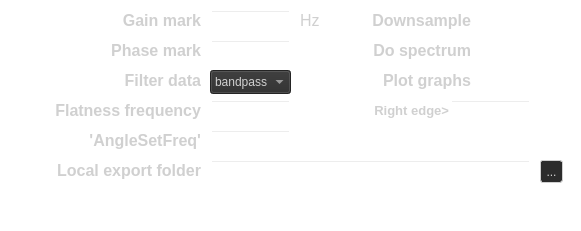
       <widget class="QWidget" name="widget_calib" native="true">
        <property name="enabled">
         <bool>true</bool>
        </property>
        <property name="geometry">
         <rect>
          <x>-10</x>
          <y>180</y>
          <width>581</width>
          <height>231</height>
         </rect>
        </property>
        <property name="styleSheet">
         <string notr="true">background-color: rgba(0, 0, 0,0);</string>
        </property>
        <widget class="QLabel" name="settings_plot_graph_lable">
         <property name="geometry">
          <rect>
           <x>320</x>
           <y>60</y>
           <width>151</width>
           <height>41</height>
          </rect>
         </property>
         <property name="font">
          <font>
           <pointsize>12</pointsize>
           <bold>true</bold>
          </font>
         </property>
         <property name="layoutDirection">
          <enum>Qt::LeftToRight</enum>
         </property>
         <property name="styleSheet">
          <string notr="true">color: rgb(208, 208, 208);</string>
         </property>
         <property name="text">
          <string>Plot graphs</string>
         </property>
         <property name="alignment">
          <set>Qt::AlignRight|Qt::AlignTrailing|Qt::AlignVCenter</set>
         </property>
        </widget>
        <widget class="QLabel" name="settings_do_specrtum_label">
         <property name="geometry">
          <rect>
           <x>350</x>
           <y>30</y>
           <width>121</width>
           <height>41</height>
          </rect>
         </property>
         <property name="font">
          <font>
           <pointsize>12</pointsize>
           <bold>true</bold>
          </font>
         </property>
         <property name="layoutDirection">
          <enum>Qt::LeftToRight</enum>
         </property>
         <property name="styleSheet">
          <string notr="true">color: rgb(208, 208, 208);</string>
         </property>
         <property name="text">
          <string>Do spectrum</string>
         </property>
         <property name="alignment">
          <set>Qt::AlignRight|Qt::AlignTrailing|Qt::AlignVCenter</set>
         </property>
        </widget>
        <widget class="QComboBox" name="calib_filter_data_comboBox">
         <property name="enabled">
          <bool>false</bool>
         </property>
         <property name="geometry">
          <rect>
           <x>210</x>
           <y>70</y>
           <width>81</width>
           <height>24</height>
          </rect>
         </property>
         <property name="styleSheet">
          <string notr="true">color: rgb(208, 208, 208);
border-color: rgb(208, 208, 208);
background-color: rgb(44, 44, 44);</string>
         </property>
         <item>
          <property name="text">
           <string>bandpass</string>
          </property>
         </item>
         <item>
          <property name="text">
           <string>highpass</string>
          </property>
         </item>
         <item>
          <property name="text">
           <string>lowpass</string>
          </property>
         </item>
         <item>
          <property name="text">
           <string>none</string>
          </property>
         </item>
        </widget>
        <widget class="QCheckBox" name="calib_plot_graphs_check">
         <property name="enabled">
          <bool>false</bool>
         </property>
         <property name="geometry">
          <rect>
           <x>480</x>
           <y>70</y>
           <width>41</width>
           <height>25</height>
          </rect>
         </property>
         <property name="styleSheet">
          <string notr="true">color: rgb(208, 208, 208);</string>
         </property>
         <property name="text">
          <string/>
         </property>
        </widget>
        <widget class="QLabel" name="settings_gain_mark_label">
         <property name="geometry">
          <rect>
           <x>50</x>
           <y>10</y>
           <width>151</width>
           <height>21</height>
          </rect>
         </property>
         <property name="font">
          <font>
           <pointsize>12</pointsize>
           <bold>true</bold>
          </font>
         </property>
         <property name="layoutDirection">
          <enum>Qt::LeftToRight</enum>
         </property>
         <property name="styleSheet">
          <string notr="true">color: rgb(208, 208, 208);</string>
         </property>
         <property name="text">
          <string>Gain mark</string>
         </property>
         <property name="alignment">
          <set>Qt::AlignRight|Qt::AlignTrailing|Qt::AlignVCenter</set>
         </property>
        </widget>
        <widget class="QLabel" name="settings_filter_data_label">
         <property name="geometry">
          <rect>
           <x>50</x>
           <y>70</y>
           <width>151</width>
           <height>21</height>
          </rect>
         </property>
         <property name="font">
          <font>
           <pointsize>12</pointsize>
           <bold>true</bold>
          </font>
         </property>
         <property name="layoutDirection">
          <enum>Qt::LeftToRight</enum>
         </property>
         <property name="styleSheet">
          <string notr="true">color: rgb(208, 208, 208);</string>
         </property>
         <property name="text">
          <string>Filter data</string>
         </property>
         <property name="alignment">
          <set>Qt::AlignRight|Qt::AlignTrailing|Qt::AlignVCenter</set>
         </property>
        </widget>
        <widget class="QCheckBox" name="calib_do_spectrum_check">
         <property name="enabled">
          <bool>false</bool>
         </property>
         <property name="geometry">
          <rect>
           <x>480</x>
           <y>40</y>
           <width>41</width>
           <height>25</height>
          </rect>
         </property>
         <property name="styleSheet">
          <string notr="true">color: rgb(208, 208, 208);</string>
         </property>
         <property name="text">
          <string/>
         </property>
        </widget>
        <widget class="QLineEdit" name="calib_gain_mark_line">
         <property name="enabled">
          <bool>false</bool>
         </property>
         <property name="geometry">
          <rect>
           <x>210</x>
           <y>10</y>
           <width>81</width>
           <height>24</height>
          </rect>
         </property>
         <property name="styleSheet">
          <string notr="true">color: rgb(208, 208, 208);</string>
         </property>
         <property name="alignment">
          <set>Qt::AlignRight|Qt::AlignTrailing|Qt::AlignVCenter</set>
         </property>
        </widget>
        <widget class="QLabel" name="settings_hz3_label">
         <property name="geometry">
          <rect>
           <x>300</x>
           <y>10</y>
           <width>41</width>
           <height>21</height>
          </rect>
         </property>
         <property name="font">
          <font>
           <pointsize>12</pointsize>
          </font>
         </property>
         <property name="styleSheet">
          <string notr="true">color: rgb(208, 208, 208);</string>
         </property>
         <property name="text">
          <string>Hz</string>
         </property>
        </widget>
        <widget class="QCheckBox" name="calib_downsample_check">
         <property name="enabled">
          <bool>false</bool>
         </property>
         <property name="geometry">
          <rect>
           <x>480</x>
           <y>10</y>
           <width>41</width>
           <height>25</height>
          </rect>
         </property>
         <property name="styleSheet">
          <string notr="true">color: rgb(208, 208, 208);</string>
         </property>
         <property name="text">
          <string/>
         </property>
        </widget>
        <widget class="QLabel" name="setting_downsample_label">
         <property name="geometry">
          <rect>
           <x>350</x>
           <y>10</y>
           <width>121</width>
           <height>21</height>
          </rect>
         </property>
         <property name="font">
          <font>
           <pointsize>12</pointsize>
           <bold>true</bold>
          </font>
         </property>
         <property name="layoutDirection">
          <enum>Qt::LeftToRight</enum>
         </property>
         <property name="styleSheet">
          <string notr="true">color: rgb(208, 208, 208);</string>
         </property>
         <property name="text">
          <string>Downsample</string>
         </property>
         <property name="alignment">
          <set>Qt::AlignRight|Qt::AlignTrailing|Qt::AlignVCenter</set>
         </property>
        </widget>
        <widget class="QLabel" name="settings_calib_flatness_label">
         <property name="geometry">
          <rect>
           <x>10</x>
           <y>90</y>
           <width>191</width>
           <height>41</height>
          </rect>
         </property>
         <property name="font">
          <font>
           <pointsize>12</pointsize>
           <bold>true</bold>
          </font>
         </property>
         <property name="layoutDirection">
          <enum>Qt::LeftToRight</enum>
         </property>
         <property name="styleSheet">
          <string notr="true">color: rgb(208, 208, 208);</string>
         </property>
         <property name="text">
          <string>Flatness frequency</string>
         </property>
         <property name="alignment">
          <set>Qt::AlignRight|Qt::AlignTrailing|Qt::AlignVCenter</set>
         </property>
        </widget>
        <widget class="QLineEdit" name="calib_flatness_left_line">
         <property name="enabled">
          <bool>false</bool>
         </property>
         <property name="geometry">
          <rect>
           <x>210</x>
           <y>100</y>
           <width>81</width>
           <height>24</height>
          </rect>
         </property>
         <property name="styleSheet">
          <string notr="true">color: rgb(208, 208, 208);</string>
         </property>
         <property name="text">
          <string/>
         </property>
         <property name="alignment">
          <set>Qt::AlignRight|Qt::AlignTrailing|Qt::AlignVCenter</set>
         </property>
        </widget>
        <widget class="QLabel" name="settings_calib_flatness_label_l">
         <property name="geometry">
          <rect>
           <x>290</x>
           <y>100</y>
           <width>71</width>
           <height>21</height>
          </rect>
         </property>
         <property name="font">
          <font>
           <pointsize>10</pointsize>
           <bold>true</bold>
          </font>
         </property>
         <property name="layoutDirection">
          <enum>Qt::LeftToRight</enum>
         </property>
         <property name="styleSheet">
          <string notr="true">color: rgb(208, 208, 208);
background-color: rgba(255, 255, 255, 0);</string>
         </property>
         <property name="text">
          <string>&lt;Left edge</string>
         </property>
         <property name="alignment">
          <set>Qt::AlignRight|Qt::AlignTrailing|Qt::AlignVCenter</set>
         </property>
        </widget>
        <widget class="QLabel" name="settings_calib_flatness_label_r">
         <property name="geometry">
          <rect>
           <x>368</x>
           <y>100</y>
           <width>81</width>
           <height>21</height>
          </rect>
         </property>
         <property name="font">
          <font>
           <pointsize>10</pointsize>
           <bold>true</bold>
          </font>
         </property>
         <property name="layoutDirection">
          <enum>Qt::LeftToRight</enum>
         </property>
         <property name="styleSheet">
          <string notr="true">color: rgb(208, 208, 208);
background-color: rgba(255, 255, 255, 0);</string>
         </property>
         <property name="text">
          <string>Right edge&gt;</string>
         </property>
         <property name="alignment">
          <set>Qt::AlignRight|Qt::AlignTrailing|Qt::AlignVCenter</set>
         </property>
        </widget>
        <widget class="QLineEdit" name="calib_flatness_right_line">
         <property name="enabled">
          <bool>false</bool>
         </property>
         <property name="geometry">
          <rect>
           <x>450</x>
           <y>100</y>
           <width>81</width>
           <height>24</height>
          </rect>
         </property>
         <property name="styleSheet">
          <string notr="true">color: rgb(208, 208, 208);</string>
         </property>
         <property name="text">
          <string/>
         </property>
         <property name="alignment">
          <set>Qt::AlignRight|Qt::AlignTrailing|Qt::AlignVCenter</set>
         </property>
        </widget>
        <widget class="QLabel" name="settings_calib_anglesetfreq_label">
         <property name="geometry">
          <rect>
           <x>10</x>
           <y>130</y>
           <width>191</width>
           <height>21</height>
          </rect>
         </property>
         <property name="font">
          <font>
           <pointsize>12</pointsize>
           <bold>true</bold>
          </font>
         </property>
         <property name="layoutDirection">
          <enum>Qt::LeftToRight</enum>
         </property>
         <property name="styleSheet">
          <string notr="true">color: rgb(208, 208, 208);</string>
         </property>
         <property name="text">
          <string>'AngleSetFreq'</string>
         </property>
         <property name="alignment">
          <set>Qt::AlignRight|Qt::AlignTrailing|Qt::AlignVCenter</set>
         </property>
        </widget>
        <widget class="QLineEdit" name="calib_agnelsetfreq_line">
         <property name="enabled">
          <bool>false</bool>
         </property>
         <property name="geometry">
          <rect>
           <x>210</x>
           <y>130</y>
           <width>81</width>
           <height>24</height>
          </rect>
         </property>
         <property name="styleSheet">
          <string notr="true">color: rgb(208, 208, 208);</string>
         </property>
         <property name="text">
          <string/>
         </property>
         <property name="alignment">
          <set>Qt::AlignRight|Qt::AlignTrailing|Qt::AlignVCenter</set>
         </property>
        </widget>
        <widget class="QLabel" name="settings_calib_phasemark_label">
         <property name="geometry">
          <rect>
           <x>80</x>
           <y>40</y>
           <width>121</width>
           <height>21</height>
          </rect>
         </property>
         <property name="font">
          <font>
           <pointsize>12</pointsize>
           <bold>true</bold>
          </font>
         </property>
         <property name="layoutDirection">
          <enum>Qt::LeftToRight</enum>
         </property>
         <property name="styleSheet">
          <string notr="true">color: rgb(208, 208, 208);</string>
         </property>
         <property name="text">
          <string>Phase mark</string>
         </property>
         <property name="alignment">
          <set>Qt::AlignRight|Qt::AlignTrailing|Qt::AlignVCenter</set>
         </property>
        </widget>
        <widget class="QLineEdit" name="calib_phase_mark_line">
         <property name="enabled">
          <bool>false</bool>
         </property>
         <property name="geometry">
          <rect>
           <x>210</x>
           <y>40</y>
           <width>81</width>
           <height>24</height>
          </rect>
         </property>
         <property name="styleSheet">
          <string notr="true">color: rgb(208, 208, 208);</string>
         </property>
         <property name="text">
          <string/>
         </property>
         <property name="alignment">
          <set>Qt::AlignRight|Qt::AlignTrailing|Qt::AlignVCenter</set>
         </property>
        </widget>
        <widget class="QLineEdit" name="calib_export_folder_line">
         <property name="enabled">
          <bool>false</bool>
         </property>
         <property name="geometry">
          <rect>
           <x>210</x>
           <y>160</y>
           <width>321</width>
           <height>24</height>
          </rect>
         </property>
         <property name="styleSheet">
          <string notr="true">color: rgb(208, 208, 208);</string>
         </property>
        </widget>
        <widget class="QToolButton" name="calib_export_btn">
         <property name="enabled">
          <bool>false</bool>
         </property>
         <property name="geometry">
          <rect>
           <x>540</x>
           <y>160</y>
           <width>23</width>
           <height>23</height>
          </rect>
         </property>
         <property name="styleSheet">
          <string notr="true">border: 1px solid gray;
border-color:rgb(208,208,208);
border-radius: 3px;
color: rgb(208, 208, 208);
background-color: rgb(44, 44, 44);</string>
         </property>
         <property name="text">
          <string>...</string>
         </property>
        </widget>
        <widget class="QLabel" name="settings_calib_export_label">
         <property name="geometry">
          <rect>
           <x>50</x>
           <y>150</y>
           <width>151</width>
           <height>41</height>
          </rect>
         </property>
         <property name="font">
          <font>
           <pointsize>12</pointsize>
           <bold>true</bold>
          </font>
         </property>
         <property name="layoutDirection">
          <enum>Qt::LeftToRight</enum>
         </property>
         <property name="styleSheet">
          <string notr="true">color: rgb(208, 208, 208);</string>
         </property>
         <property name="text">
          <string>Local export folder</string>
         </property>
         <property name="alignment">
          <set>Qt::AlignRight|Qt::AlignTrailing|Qt::AlignVCenter</set>
         </property>
        </widget>
       </widget>
